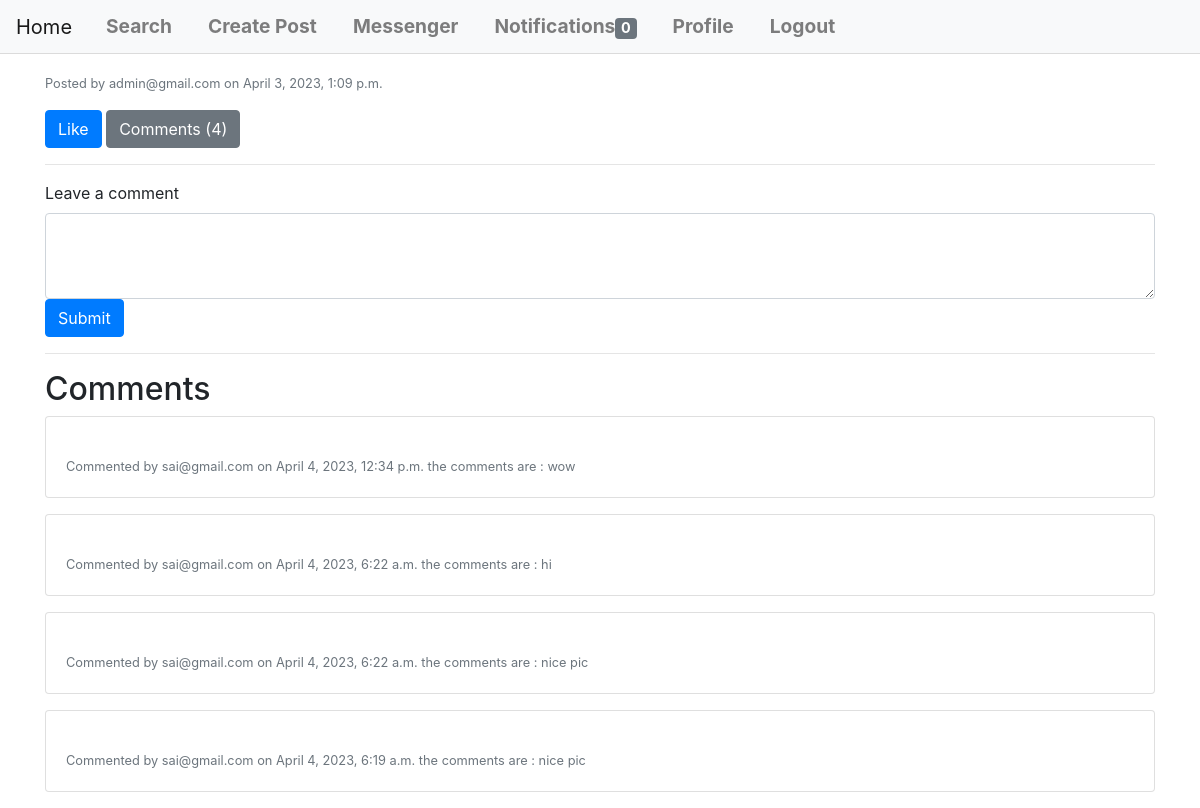
Page /post/5/ (signed in) on the committed database.
### socialmediaapp/models.py (models this page shows, shortened)
class Post(models.Model):
    user = models.ForeignKey(User, on_delete=models.CASCADE)
    image = models.ImageField(upload_to='posts', null=True, blank=True)  # Update to ImageField
    video = models.FileField(upload_to='posts/videos/', null=True, blank=True)  # Add a new FileField for video
    caption = models.CharField(max_length=255)
    created_date = models.DateTimeField(auto_now_add=True)
    likes = models.ManyToManyField(User, related_name='liked_posts')

class CustomUser(AbstractBaseUser,PermissionsMixin):
    email = models.EmailField(unique=True)
    first_name = models.CharField(max_length=30)
    last_name = models.CharField(max_length=30)
    is_active = models.BooleanField(default=True)
    is_staff = models.BooleanField(default=False)
    is_superuser = models.BooleanField(default=False)
    USERNAME_FIELD = 'email'
    REQUIRED_FIELDS = ['first_name', 'last_name']
    objects = CustomUserManager()

class Comment(models.Model):
    user = models.ForeignKey(User, on_delete=models.CASCADE)
    post = models.ForeignKey(Post, on_delete=models.CASCADE, related_name='comments')
    text = models.CharField(max_length=255)
    created_date = models.DateTimeField(auto_now_add=True)

### socialmediaapp/views.py (the view)
# urls.py: path('post/<int:post_id>/', post_detail, name='post_detail'),
@login_required
def post_detail(request, post_id):
    post = get_object_or_404(Post, id=post_id)
    comments = post.comments.order_by('-created_date')
    if request.method == 'POST':
        form = CommentForm(request.POST)
        if form.is_valid():
            comment = form.save(commit=False)
            comment.post = post
            comment.user = request.user
            comment.save()
            return redirect('post_detail', post_id=post.id)
    else:
        form = CommentForm()
    return render(request, 'post_detail.html', {'post': post, 'form': form, 'comments': comments})

### socialmediaapp/forms.py
class CommentForm(forms.ModelForm):
    class Meta:
        model = Comment
        fields = ['text']

### socialmediaapp/templates/post_detail.html (shortened to what this page needs)
{% extends 'base.html' %}
{% block content %}
  <p><small class="text-muted">Posted by {{ post.user.email }} on {{ post.created_date }}</small></p>
  {% if request.user.is_authenticated %}
    {% if request.user in post.likes.all %}
      <form action="{% url 'post_like' post.id %}" method="post" style="display: inline;">
        {% csrf_token %}
        <button type="submit" class="btn btn-danger">Unlike</button>
      </form>
    {% else %}
      <form action="{% url 'post_like' post.id %}" method="post" style="display: inline;">
        <button type="submit" class="btn btn-primary">Like</button>
      </form>
    {% endif %}
    <a href="{% url 'post_detail' post.id %}#comments" class="btn btn-secondary">Comments ({{ post.comments.count }})</a>
    <hr>
    <form method="post">
      <div class="form-group">
        <label for="comment">Leave a comment</label>
        <textarea class="form-control" id="comment" name="text" rows="3" required></textarea>
        <button type="submit" class="btn btn-primary">Submit</button>
      </div>
    </form>
  {% else %}
    <hr>
    <p>Please <a href="{% url 'login' %}?next={{ request.path }}">log in</a> to like and comment on this post.</p>
  {% endif %}
  <hr>
  <div id="comments">
    <h2>Comments</h2>
    {% for comment in comments %}
    <div class="card mb-3">
      <div class="card-body">
        <p class="card-text"><small class="text-muted">Commented by {{ comment.user.email }} on {{ comment.created_date }}
          the comments are : {{comment.text}}
        </small></p>
      </div>
    </div>
    {% endfor %}
  </div>
  {% endblock %}

### socialmediaapp/templates/base.html (style rules this page uses)
* { margin: 0; padding: 0; box-sizing: border-box; }
body { font-family: -apple-system,BlinkMacSystemFont,"Segoe UI",Roboto,Helvetica,Arial,sans-serif; background-color: #fafafa; }
button { background-color: #3897f0; border: none; }

### rows in the picture
Post: user.email "admin@gmail.com", created_date "April 3, 2023, 1:09 p.m.", comments.count "4"
Comment: user.email "sai@gmail.com", created_date "April 4, 2023, 12:34 p.m.", text "wow"
Comment: user.email "sai@gmail.com", created_date "April 4, 2023, 6:22 a.m.", text "hi"
Comment: user.email "sai@gmail.com", created_date "April 4, 2023, 6:22 a.m.", text "nice pic"
Comment: user.email "sai@gmail.com", created_date "April 4, 2023, 6:19 a.m.", text "nice pic"

### other values in the picture
{{ notification.comments.all|length }} "0"
